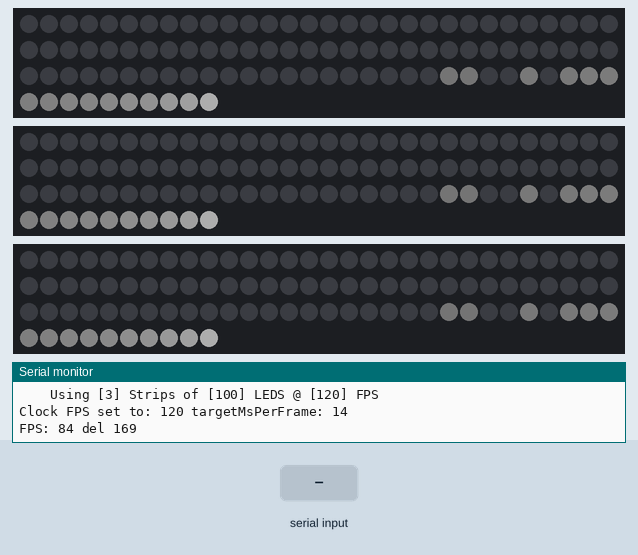
Recording of a sketch running on a simulated Arduino Uno, built for the host (arithmetic inside an expression is 32-bit, double 64-bit). Parts: 3 × 100 RGB LEDs in strip order, left to right, continuing on the next row, the last lines printed to the serial monitor. Inputs (shaded band) come from the test bench. Dim RGB values are drawn brighter than linear; random numbers use the default seed unless the sketch sets one.

Above: at 2.2 s.
2.3 s: "2" received over the second serial link
At 2.74 s:
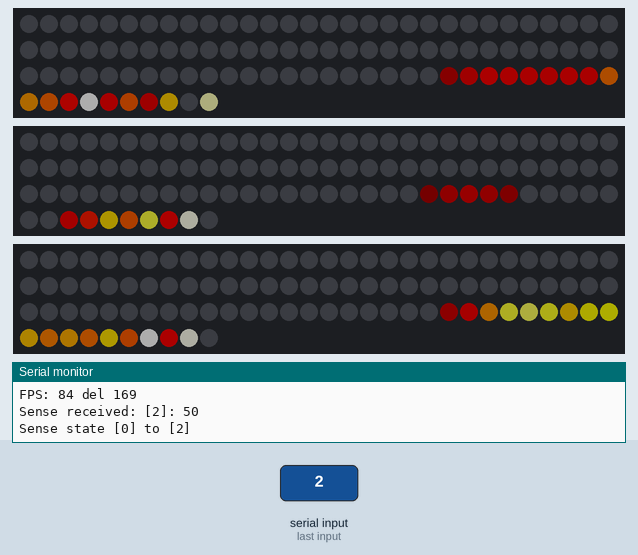
At 3.34 s:
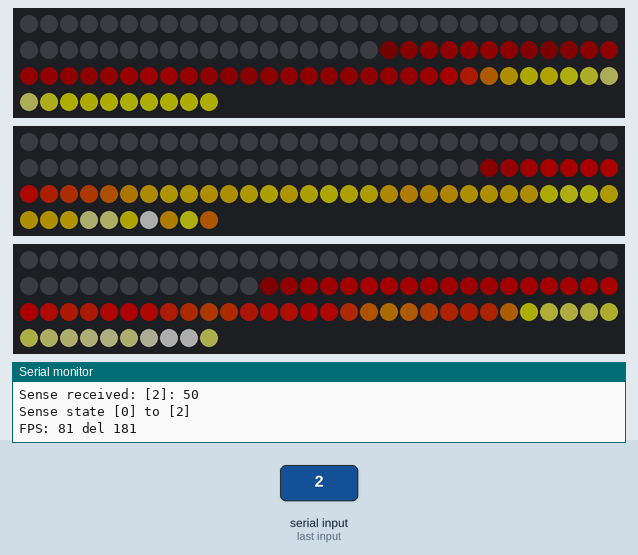
Timing chart, 0 to 5.3 s (numbered marks = the images above; inputs shaded):
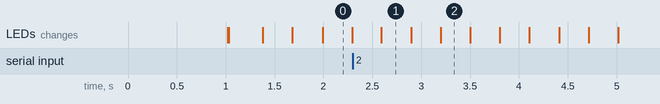

The sketch:

WarlockStaff.ino
```cpp
////////////////////////////////////////////////////////////////////////
// -=- Warlock|Staff -=-
//////////////////////////

#include <WarlockStaff.h>

////////////////////////////////////////////////////////////////////////
// Main object
//////////////////////////

WarlockStaff warlockStaff;

////////////////////////////////////////////////////////////////////////
// Functions
//////////////////////////

void setup()
{
    warlockStaff.setup();
}

void loop()
{
    warlockStaff.loop();
}
```
